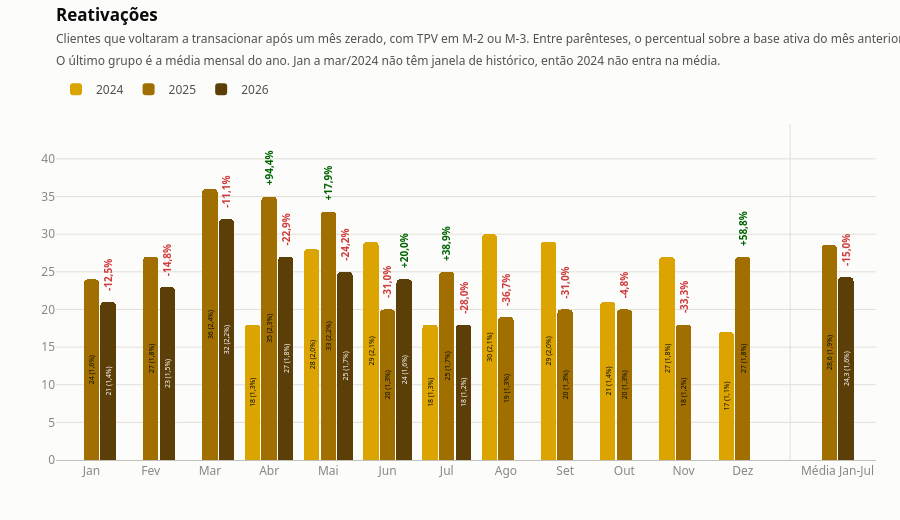

Notebook source saved alongside this figure:
### Markdown cell above
### 4.3 Reativacoes

### Code cell
# -----------------------------------------------------------------------------
# 4.3 Reativacoes
# -----------------------------------------------------------------------------
# Dentro da coluna: o total do mes e, entre parenteses, o indicador dividido pela
# base ativa do mes ANTERIOR. O ultimo grupo traz a MEDIA mensal do ano ate o
# ultimo mes fechado do ano mais recente - por ser media, fica na mesma escala
# das colunas mensais e o grafico mantem um unico eixo.
# Jan a mar/2024 nao tem os 3 meses de historico que a regra exige e ficam
# fora do grafico; por isso a media de 2024 tambem nao e calculada.

matriz_reativacoes = matriz_ano_mes(df, "flag_reativacao", desde=df["periodo"].min() + 3)
taxa_reativacoes = matriz_taxa(matriz_reativacoes, BASE_MENSAL)
media_reativacoes, media_taxa_reativacoes, janela_reativacoes = media_ytd(matriz_reativacoes, BASE_MENSAL)
rotulo_reativacoes = f"Média Jan-{MESES_PT[janela_reativacoes[-1] - 1]}"

fig_reativacoes = grafico_colunas_ano(
    matriz_reativacoes, paleta="amarelo",
    titulo="Reativações",
    subtitulo="Clientes que voltaram a transacionar após um mês zerado, com TPV em M-2 ou M-3. Entre parênteses, o percentual sobre a base ativa do mês anterior.<br>O último grupo é a média mensal do ano. Jan a mar/2024 não têm janela de histórico, então 2024 não entra na média.",
    taxa=taxa_reativacoes, ytd=media_reativacoes, ytd_taxa=media_taxa_reativacoes,
    rotulo_ytd=rotulo_reativacoes, alta_e_boa=True)

print("Reativações por ano e mês:")
print(tabela_apoio(matriz_reativacoes, media_reativacoes, taxa_reativacoes, media_taxa_reativacoes,
                   rotulo_ytd=rotulo_reativacoes))

fig_reativacoes

### Figure 1 — Plotly figure (JSON) as saved in the notebook; plotly's stock layout.template omitted (floating-point values rounded to 4 significant figures)
{"data": [{"cliponaxis": false, "customdata": [["Jan", 2024], ["Fev", 2024], ["Mar", 2024], ["Abr", 2024], ["Mai", 2024], ["Jun", 2024], ["Jul", 2024], ["Ago", 2024], ["Set", 2024], ["Out", 2024], ["Nov", 2024], ["Dez", 2024]], "hovertemplate": "<b>%{customdata[0]}/%{customdata[1]}</b><br>%{y:,.0f}<extra></extra>", "insidetextanchor": "middle", "marker": {"color": "#dba400", "cornerradius": 4, "line": {"width": 0}}, "name": "2024", "text": ["", "", "", "18 (1,3%)", "28 (2,0%)", "29 (2,1%)", "18 (1,3%)", "30 (2,1%)", "29 (2,0%)", "21 (1,4%)", "27 (1,8%)", "17 (1,1%)"], "textangle": -90, "textfont": {"color": "#0b0b0b", "size": 11}, "textposition": "inside", "type": "bar", "width": 0.26, "x": [-0.28, 0.72, 1.72, 2.72, 3.72, 4.72, 5.72, 6.72, 7.72, 8.72, 9.72, 10.72], "y": [NaN, NaN, NaN, 18.0, 28.0, 29.0, 18.0, 30.0, 29.0, 21.0, 27.0, 17.0]}, {"cliponaxis": false, "customdata": [["Jan", 2025], ["Fev", 2025], ["Mar", 2025], ["Abr", 2025], ["Mai", 2025], ["Jun", 2025], ["Jul", 2025], ["Ago", 2025], ["Set", 2025], ["Out", 2025], ["Nov", 2025], ["Dez", 2025]], "hovertemplate": "<b>%{customdata[0]}/%{customdata[1]}</b><br>%{y:,.0f}<extra></extra>", "insidetextanchor": "middle", "marker": {"color": "#a06f00", "cornerradius": 4, "line": {"width": 0}}, "name": "2025", "text": ["24 (1,6%)", "27 (1,8%)", "36 (2,4%)", "35 (2,3%)", "33 (2,2%)", "20 (1,3%)", "25 (1,7%)", "19 (1,3%)", "20 (1,3%)", "20 (1,3%)", "18 (1,2%)", "27 (1,8%)"], "textangle": -90, "textfont": {"color": "#0b0b0b", "size": 11}, "textposition": "inside", "type": "bar", "width": 0.26, "x": [0, 1, 2, 3, 4, 5, 6, 7, 8, 9, 10, 11], "y": [24.0, 27.0, 36.0, 35.0, 33.0, 20.0, 25.0, 19.0, 20.0, 20.0, 18.0, 27.0]}, {"cliponaxis": false, "hovertemplate": "<b>Média Jan-Jul 2025</b><br>%{y:,.1f}<extra></extra>", "insidetextanchor": "middle", "marker": {"color": "#a06f00", "cornerradius": 4, "line": {"width": 0}}, "name": "2025", "showlegend": false, "text": ["28,6 (1,9%)"], "textangle": -90, "textfont": {"color": "#0b0b0b", "size": 11}, "textposition": "inside", "type": "bar", "width": 0.26, "x": [12.46], "y": [28.57]}, {"cliponaxis": false, "customdata": [["Jan", 2026], ["Fev", 2026], ["Mar", 2026], ["Abr", 2026], ["Mai", 2026], ["Jun", 2026], ["Jul", 2026], ["Ago", 2026], ["Set", 2026], ["Out", 2026], ["Nov", 2026], ["Dez", 2026]], "hovertemplate": "<b>%{customdata[0]}/%{customdata[1]}</b><br>%{y:,.0f}<extra></extra>", "insidetextanchor": "middle", "marker": {"color": "#5c3f08", "cornerradius": 4, "line": {"width": 0}}, "name": "2026", "text": ["21 (1,4%)", "23 (1,5%)", "32 (2,2%)", "27 (1,8%)", "25 (1,7%)", "24 (1,6%)", "18 (1,2%)", "", "", "", "", ""], "textangle": -90, "textfont": {"color": "#ffffff", "size": 11}, "textposition": "inside", "type": "bar", "width": 0.26, "x": [0.28, 1.28, 2.28, 3.28, 4.28, 5.28, 6.28, 7.28, 8.28, 9.28, 10.28, 11.28], "y": [21.0, 23.0, 32.0, 27.0, 25.0, 24.0, 18.0, NaN, NaN, NaN, NaN, NaN]}, {"cliponaxis": false, "hovertemplate": "<b>Média Jan-Jul 2026</b><br>%{y:,.1f}<extra></extra>", "insidetextanchor": "middle", "marker": {"color": "#5c3f08", "cornerradius": 4, "line": {"width": 0}}, "name": "2026", "showlegend": false, "text": ["24,3 (1,6%)"], "textangle": -90, "textfont": {"color": "#ffffff", "size": 11}, "textposition": "inside", "type": "bar", "width": 0.26, "x": [12.74], "y": [24.29]}], "layout": {"annotations": [{"font": {"color": "#006300", "size": 10}, "showarrow": false, "text": "<b>+94,4%</b>", "textangle": -90, "x": 3, "xanchor": "center", "y": 35, "yanchor": "bottom", "yshift": 9}, {"font": {"color": "#006300", "size": 10}, "showarrow": false, "text": "<b>+17,9%</b>", "textangle": -90, "x": 4, "xanchor": "center", "y": 33, "yanchor": "bottom", "yshift": 9}, {"font": {"color": "#d03b3b", "size": 10}, "showarrow": false, "text": "<b>-31,0%</b>", "textangle": -90, "x": 5, "xanchor": "center", "y": 20, "yanchor": "bottom", "yshift": 9}, {"font": {"color": "#006300", "size": 10}, "showarrow": false, "text": "<b>+38,9%</b>", "textangle": -90, "x": 6, "xanchor": "center", "y": 25, "yanchor": "bottom", "yshift": 9}, {"font": {"color": "#d03b3b", "size": 10}, "showarrow": false, "text": "<b>-36,7%</b>", "textangle": -90, "x": 7, "xanchor": "center", "y": 19, "yanchor": "bottom", "yshift": 9}, {"font": {"color": "#d03b3b", "size": 10}, "showarrow": false, "text": "<b>-31,0%</b>", "textangle": -90, "x": 8, "xanchor": "center", "y": 20, "yanchor": "bottom", "yshift": 9}, {"font": {"color": "#d03b3b", "size": 10}, "showarrow": false, "text": "<b>-4,8%</b>", "textangle": -90, "x": 9, "xanchor": "center", "y": 20, "yanchor": "bottom", "yshift": 9}, {"font": {"color": "#d03b3b", "size": 10}, "showarrow": false, "text": "<b>-33,3%</b>", "textangle": -90, "x": 10, "xanchor": "center", "y": 18, "yanchor": "bottom", "yshift": 9}, {"font": {"color": "#006300", "size": 10}, "showarrow": false, "text": "<b>+58,8%</b>", "textangle": -90, "x": 11, "xanchor": "center", "y": 27, "yanchor": "bottom", "yshift": 9}, {"font": {"color": "#d03b3b", "size": 10}, "showarrow": false, "text": "<b>-12,5%</b>", "textangle": -90, "x": 0.28, "xanchor": "center", "y": 21, "yanchor": "bottom", "yshift": 9}, {"font": {"color": "#d03b3b", "size": 10}, "showarrow": false, "text": "<b>-14,8%</b>", "textangle": -90, "x": 1.28, "xanchor": "center", "y": 23, "yanchor": "bottom", "yshift": 9}, {"font": {"color": "#d03b3b", "size": 10}, "showarrow": false, "text": "<b>-11,1%</b>", "textangle": -90, "x": 2.28, "xanchor": "center", "y": 32, "yanchor": "bottom", "yshift": 9}, {"font": {"color": "#d03b3b", "size": 10}, "showarrow": false, "text": "<b>-22,9%</b>", "textangle": -90, "x": 3.28, "xanchor": "center", "y": 27, "yanchor": "bottom", "yshift": 9}, {"font": {"color": "#d03b3b", "size": 10}, "showarrow": false, "text": "<b>-24,2%</b>", "textangle": -90, "x": 4.28, "xanchor": "center", "y": 25, "yanchor": "bottom", "yshift": 9}, {"font": {"color": "#006300", "size": 10}, "showarrow": false, "text": "<b>+20,0%</b>", "textangle": -90, "x": 5.28, "xanchor": "center", "y": 24, "yanchor": "bottom", "yshift": 9}, {"font": {"color": "#d03b3b", "size": 10}, "showarrow": false, "text": "<b>-28,0%</b>", "textangle": -90, "x": 6.28, "xanchor": "center", "y": 18, "yanchor": "bottom", "yshift": 9}, {"font": {"color": "#d03b3b", "size": 10}, "showarrow": false, "text": "<b>-15,0%</b>", "textangle": -90, "x": 12.74, "xanchor": "center", "y": 24.29, "yanchor": "bottom", "yshift": 9}], "bargap": 0, "barmode": "overlay", "font": {"color": "#52514e", "family": "system-ui, -apple-system, \"Segoe UI\", sans-serif", "size": 12}, "height": 520, "hoverlabel": {"bgcolor": "#fcfcfb", "bordercolor": "#c3c2b7", "font": {"color": "#0b0b0b"}}, "legend": {"font": {"color": "#52514e"}, "orientation": "h", "title": {"text": ""}, "x": 0, "xanchor": "left", "y": 1.06, "yanchor": "bottom"}, "margin": {"b": 60, "l": 56, "r": 24, "t": 124}, "paper_bgcolor": "#fcfcfb", "plot_bgcolor": "#fcfcfb", "separators": ",.", "shapes": [{"line": {"color": "#e1e0d9", "width": 1}, "type": "line", "x0": 11.8, "x1": 11.8, "xref": "x", "y0": 0, "y1": 1, "yref": "y domain"}], "title": {"font": {"color": "#0b0b0b", "size": 17}, "text": "<b>Reativações</b><br><span style='font-size:12px;color:#52514e'>Clientes que voltaram a transacionar após um mês zerado, com TPV em M-2 ou M-3. Entre parênteses, o percentual sobre a base ativa do mês anterior.<br>O último grupo é a média mensal do ano. Jan a mar/2024 não têm janela de histórico, então 2024 não entra na média.</span>", "x": 0, "xref": "paper", "y": 0.96}, "xaxis": {"linecolor": "#c3c2b7", "range": [-0.6, 13.25], "showgrid": false, "tickfont": {"color": "#898781"}, "tickmode": "array", "ticktext": ["Jan", "Fev", "Mar", "Abr", "Mai", "Jun", "Jul", "Ago", "Set", "Out", "Nov", "Dez", "Média Jan-Jul"], "tickvals": [0, 1, 2, 3, 4, 5, 6, 7, 8, 9, 10, 11, 12.6], "zeroline": false}, "yaxis": {"gridcolor": "#e1e0d9", "range": [0, 44.64], "showline": false, "tickfont": {"color": "#898781"}, "tickformat": ",", "title": {}, "zeroline": false}}}
